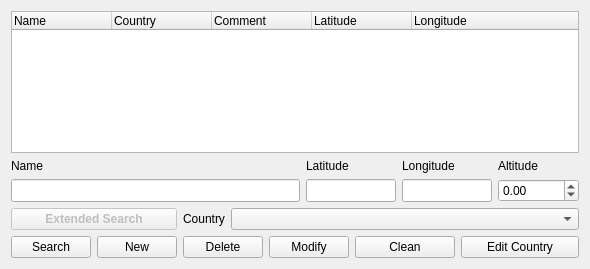
<?xml version="1.0" encoding="UTF-8"?>
<ui version="4.0">
 <class>EditPlace</class>
 <widget class="QWidget" name="EditPlace">
  <property name="geometry">
   <rect>
    <x>0</x>
    <y>0</y>
    <width>587</width>
    <height>269</height>
   </rect>
  </property>
  <property name="windowTitle">
   <string>Place Edit</string>
  </property>
  <layout class="QGridLayout" name="gridLayout">
   <item row="0" column="0" colspan="10">
    <widget class="QTreeWidget" name="SearchList">
     <property name="maximumSize">
      <size>
       <width>16777215</width>
       <height>32767</height>
      </size>
     </property>
     <column>
      <property name="text">
       <string>Name</string>
      </property>
     </column>
     <column>
      <property name="text">
       <string>Country</string>
      </property>
     </column>
     <column>
      <property name="text">
       <string>Comment</string>
      </property>
     </column>
     <column>
      <property name="text">
       <string>Latitude</string>
      </property>
     </column>
     <column>
      <property name="text">
       <string>Longitude</string>
      </property>
     </column>
    </widget>
   </item>
   <item row="1" column="0">
    <widget class="QLabel" name="label">
     <property name="text">
      <string>Name</string>
     </property>
    </widget>
   </item>
   <item row="1" column="5">
    <widget class="QLabel" name="label_2">
     <property name="text">
      <string>Latitude</string>
     </property>
    </widget>
   </item>
   <item row="1" column="7">
    <widget class="QLabel" name="label_3">
     <property name="text">
      <string>Longitude</string>
     </property>
    </widget>
   </item>
   <item row="1" column="9">
    <widget class="QLabel" name="label_5">
     <property name="text">
      <string>Altitude</string>
     </property>
    </widget>
   </item>
   <item row="2" column="0" colspan="5">
    <widget class="QLineEdit" name="PlaceName">
     <property name="maximumSize">
      <size>
       <width>16777215</width>
       <height>32767</height>
      </size>
     </property>
    </widget>
   </item>
   <item row="2" column="5" colspan="2">
    <widget class="QLineEdit" name="Latitude">
     <property name="sizePolicy">
      <sizepolicy hsizetype="MinimumExpanding" vsizetype="Fixed">
       <horstretch>0</horstretch>
       <verstretch>0</verstretch>
      </sizepolicy>
     </property>
     <property name="maximumSize">
      <size>
       <width>90</width>
       <height>32767</height>
      </size>
     </property>
     <property name="alignment">
      <set>Qt::AlignRight</set>
     </property>
    </widget>
   </item>
   <item row="2" column="7" colspan="2">
    <widget class="QLineEdit" name="Longitude">
     <property name="sizePolicy">
      <sizepolicy hsizetype="MinimumExpanding" vsizetype="Fixed">
       <horstretch>0</horstretch>
       <verstretch>0</verstretch>
      </sizepolicy>
     </property>
     <property name="maximumSize">
      <size>
       <width>90</width>
       <height>32767</height>
      </size>
     </property>
     <property name="alignment">
      <set>Qt::AlignRight</set>
     </property>
    </widget>
   </item>
   <item row="2" column="9">
    <widget class="QDoubleSpinBox" name="Altitude">
     <property name="sizePolicy">
      <sizepolicy hsizetype="MinimumExpanding" vsizetype="Fixed">
       <horstretch>0</horstretch>
       <verstretch>0</verstretch>
      </sizepolicy>
     </property>
     <property name="maximumSize">
      <size>
       <width>90</width>
       <height>32767</height>
      </size>
     </property>
     <property name="minimum">
      <double>-10000.000000000000000</double>
     </property>
     <property name="maximum">
      <double>10000.000000000000000</double>
     </property>
    </widget>
   </item>
   <item row="3" column="0" colspan="2">
    <widget class="QPushButton" name="ExtSearch">
     <property name="enabled">
      <bool>false</bool>
     </property>
     <property name="font">
      <font>
       <weight>75</weight>
       <bold>true</bold>
      </font>
     </property>
     <property name="toolTip">
      <string>Search Place on the net</string>
     </property>
     <property name="text">
      <string>Extended Search</string>
     </property>
    </widget>
   </item>
   <item row="3" column="2">
    <widget class="QLabel" name="label_4">
     <property name="text">
      <string>Country</string>
     </property>
    </widget>
   </item>
   <item row="3" column="3" colspan="7">
    <widget class="QComboBox" name="Country">
     <property name="sizePolicy">
      <sizepolicy hsizetype="Fixed" vsizetype="Fixed">
       <horstretch>255</horstretch>
       <verstretch>255</verstretch>
      </sizepolicy>
     </property>
     <property name="maximumSize">
      <size>
       <width>32767</width>
       <height>32767</height>
      </size>
     </property>
     <property name="toolTip">
      <string>Country name</string>
     </property>
    </widget>
   </item>
   <item row="4" column="0">
    <widget class="QPushButton" name="SearchButton">
     <property name="sizePolicy">
      <sizepolicy hsizetype="Preferred" vsizetype="Fixed">
       <horstretch>0</horstretch>
       <verstretch>0</verstretch>
      </sizepolicy>
     </property>
     <property name="toolTip">
      <string>Search for places names</string>
     </property>
     <property name="text">
      <string>Search</string>
     </property>
    </widget>
   </item>
   <item row="4" column="1">
    <widget class="QPushButton" name="NewButton">
     <property name="sizePolicy">
      <sizepolicy hsizetype="Preferred" vsizetype="Fixed">
       <horstretch>0</horstretch>
       <verstretch>0</verstretch>
      </sizepolicy>
     </property>
     <property name="toolTip">
      <string>New place</string>
     </property>
     <property name="text">
      <string>New</string>
     </property>
    </widget>
   </item>
   <item row="4" column="2" colspan="2">
    <widget class="QPushButton" name="DeleteButton">
     <property name="sizePolicy">
      <sizepolicy hsizetype="Preferred" vsizetype="Fixed">
       <horstretch>0</horstretch>
       <verstretch>0</verstretch>
      </sizepolicy>
     </property>
     <property name="toolTip">
      <string>Delete current place</string>
     </property>
     <property name="text">
      <string>Delete</string>
     </property>
    </widget>
   </item>
   <item row="4" column="4" colspan="2">
    <widget class="QPushButton" name="ModifyButton">
     <property name="sizePolicy">
      <sizepolicy hsizetype="Preferred" vsizetype="Fixed">
       <horstretch>0</horstretch>
       <verstretch>0</verstretch>
      </sizepolicy>
     </property>
     <property name="toolTip">
      <string>Modify current place</string>
     </property>
     <property name="text">
      <string>Modify</string>
     </property>
    </widget>
   </item>
   <item row="4" column="6" colspan="2">
    <widget class="QPushButton" name="CleanButton">
     <property name="sizePolicy">
      <sizepolicy hsizetype="Preferred" vsizetype="Fixed">
       <horstretch>0</horstretch>
       <verstretch>0</verstretch>
      </sizepolicy>
     </property>
     <property name="text">
      <string>Clean</string>
     </property>
    </widget>
   </item>
   <item row="4" column="8" colspan="2">
    <widget class="QPushButton" name="CountryButton">
     <property name="sizePolicy">
      <sizepolicy hsizetype="Preferred" vsizetype="Fixed">
       <horstretch>0</horstretch>
       <verstretch>0</verstretch>
      </sizepolicy>
     </property>
     <property name="text">
      <string>Edit Country</string>
     </property>
    </widget>
   </item>
  </layout>
 </widget>
 <layoutdefault spacing="6" margin="11"/>
 <pixmapfunction>qPixmapFromMimeSource</pixmapfunction>
 <tabstops>
  <tabstop>PlaceName</tabstop>
  <tabstop>Latitude</tabstop>
  <tabstop>Longitude</tabstop>
  <tabstop>Country</tabstop>
 </tabstops>
 <resources/>
 <connections/>
</ui>
